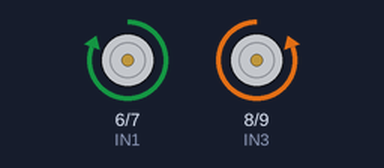
Bench run of a sketch on a simulated Arduino Uno, built with avr-gcc and run on an emulated ATmega328P. Shown: motor-driver pin pairs drawn as motors (green arrow = first pin HIGH = forward, orange = second pin HIGH = backward, longer = more drive).

Above: at 1.0 s.
At 2.5 s:
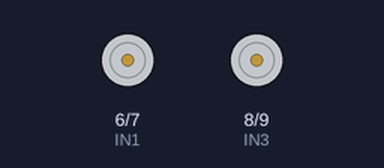
At 4.0 s:
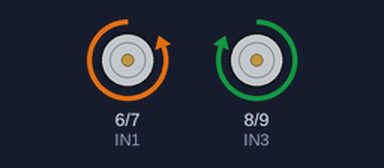
Timing chart, 0 to 6.5 s (numbered marks = the images above):
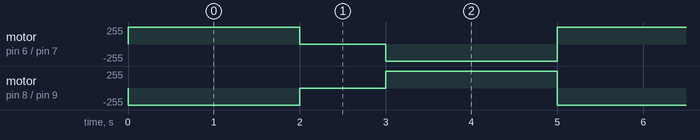

Measured:
- by itself, motor on pin 6 (IN1) / pin 7 (IN2): repeats every 5.0 s: stopped 1.0 s, backward 255/255 2.0 s, forward 255/255 2.0 s
- by itself, motor on pin 8 (IN3) / pin 9 (IN4): repeats every 5.0 s: stopped 1.0 s, forward 255/255 2.0 s, backward 255/255 2.0 s

The sketch:

motor_direction_control_model.ino
```cpp
int IN1 = 6;
int IN2 = 7;
int IN3 = 8;
int IN4 = 9;

void setup() {
  pinMode(IN1, OUTPUT);
  pinMode(IN2, OUTPUT);
  pinMode(IN3, OUTPUT);
  pinMode(IN4, OUTPUT);
}

void loop() {
  // Forward
  digitalWrite(IN1, HIGH);
  digitalWrite(IN2, LOW);
  digitalWrite(IN3, LOW);
  digitalWrite(IN4, HIGH);
  delay(2000);

  // Stop
  digitalWrite(IN1, LOW);
  digitalWrite(IN2, LOW);
  digitalWrite(IN3, LOW);
  digitalWrite(IN4, LOW);
  delay(1000);

  // Reverse
  digitalWrite(IN1, LOW);
  digitalWrite(IN2, HIGH);
  digitalWrite(IN3, HIGH);
  digitalWrite(IN4, LOW);
  delay(2000);
}
```
